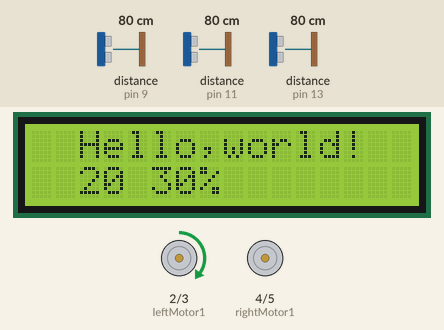
Simulated run of this sketch. Board: Arduino Uno, built with avr-gcc and run on an emulated ATmega328P. On the bench: 16×2 character LCD, motor-driver pin pairs drawn as motors (green arrow = first pin HIGH = forward, orange = second pin HIGH = backward, longer = more drive, scaled by the enable pin). Wiring (inferred from the names in the program): 3 × ultrasonic range finder: trigger pin 8, echo pin 9 / trigger pin 10, echo pin 11 / trigger pin 12, echo pin 13. Inputs (shaded band) come from the test bench; at power-on: distance to the obstacle (sensors on pin 9, pin 11, pin 13) 80 cm. The echo pulse lasts 58.3 µs per cm; what the sketch prints to the serial monitor is not drawn.

Above: at 1.3 s.
1.4 s: distance to the obstacle (sensor on pin 9) set to 6 cm
4.4 s: distance to the obstacle (sensor on pin 9) set to 3 cm
At 4.61 s:
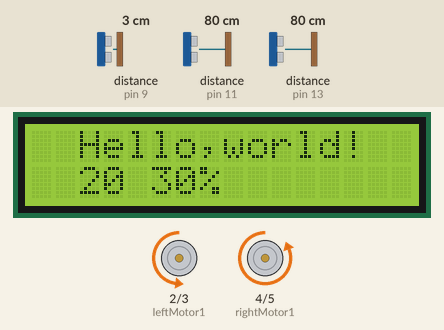
At 5.04 s:
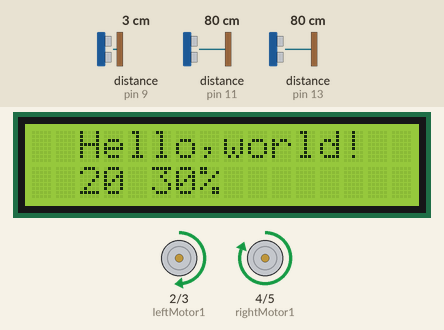
6.6 s: distance to the obstacle (sensor on pin 11) set to 2 cm
At 7.41 s:
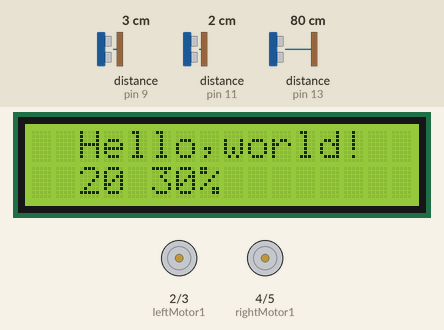
9.5 s: distance to the obstacle (sensor on pin 13) set to 2 cm
12.5 s: distance to the obstacle (sensor on pin 13) set to 9 cm
Timing chart, 0 to 17.4 s (numbered marks = the images above; inputs shaded):
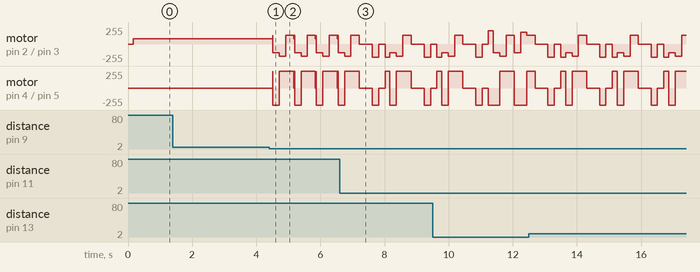

The sketch:

sketch_oct10b.ino
```cpp
#include <Wire.h>
#include <LiquidCrystal_I2C.h>
#define STOP      0
#define FORWARD   1
#define BACKWARD  2
#define TURNLEFT  3
#define TURNRIGHT 4
// 设置 LCD 地址为 0x27
#define LCD_I2C_ADDR 0x27
// 设置LCD列数和行数
#define LCD_COLUMNS 16
#define LCD_ROWS 2
// 初始化LCD对象
LiquidCrystal_I2C lcd(LCD_I2C_ADDR, LCD_COLUMNS, LCD_ROWS);

int leftMotor1 = 2;
int leftMotor2 = 3;
int rightMotor1 = 4;
int rightMotor2 = 5;

int leftPWM = 6;
int rightPWM = 7;

int leftSensorTriggerPin = 8;   // 左边超声波trigger引脚
int leftSensorEchoPin = 9;      // 左边超声波echo引脚
int frontSensorTriggerPin = 10; // 前方超声波trigger引脚
int frontSensorEchoPin = 11;    // 前方超声波echo引脚
int rightSensorTriggerPin = 12; // 右边超声波trigger引脚
int rightSensorEchoPin = 13;    // 右边超声波echo引脚

void setup() {
  // 串口初始化
  Serial.begin(9600);

  lcd.begin(16, 2);
   lcd.print("Hello world!");
  // 初始化电机控制引脚
  pinMode(leftMotor1, OUTPUT);
  pinMode(leftMotor2, OUTPUT);
  pinMode(rightMotor1, OUTPUT);
  pinMode(rightMotor2, OUTPUT);
  pinMode(leftPWM, OUTPUT);
  pinMode(rightPWM, OUTPUT);

  // 初始化超声波控制引脚
  pinMode(leftSensorTriggerPin, OUTPUT);
  pinMode(leftSensorEchoPin, INPUT);
  pinMode(frontSensorTriggerPin, OUTPUT);
  pinMode(frontSensorEchoPin, INPUT);
  pinMode(rightSensorTriggerPin, OUTPUT);
  pinMode(rightSensorEchoPin, INPUT);
  // 初始化I2C通信
  Wire.begin();

  // 初始化LCD
  lcd.begin(LCD_COLUMNS, LCD_ROWS);

  // 打开背光
  lcd.backlight();

  // 在第一行显示消息
  lcd.setCursor(2, 0);
  lcd.print("Hello,world!");
  lcd.setCursor(2,1);
  lcd.print("20 30%");

}


void loop() {
  // 主要代码循环
  avoidance();
}

void motorRun(int cmd, int value) {
  analogWrite(leftPWM, value);
  analogWrite(rightPWM, value);

  switch (cmd) {
    case FORWARD:
      Serial.println("FORWARD");
      digitalWrite(leftMotor1, HIGH);
      digitalWrite(leftMotor2, LOW);
      digitalWrite(rightMotor1, HIGH);
      digitalWrite(rightMotor2, LOW);
      break;
    case BACKWARD:
      Serial.println("BACKWARD");
      digitalWrite(leftMotor1, LOW);
      digitalWrite(leftMotor2, HIGH);
      digitalWrite(rightMotor1, LOW);
      digitalWrite(rightMotor2, HIGH);
      break;
    case TURNLEFT:
     /* Serial.println("TURN  LEFT");
      digitalWrite(leftMotor1, LOW);
      digitalWrite(leftMotor2, HIGH);
      digitalWrite(rightMotor1, HIGH);
      digitalWrite(rightMotor2, LOW);*/

       Serial.println("TURN  LEFT");
      digitalWrite(leftMotor1, HIGH);
      digitalWrite(leftMotor2, LOW);
      digitalWrite(rightMotor1, LOW);
      digitalWrite(rightMotor2, HIGH);

      break;
    case TURNRIGHT:
    /*  Serial.println("TURN  RIGHT");
      digitalWrite(leftMotor1, HIGH);
      digitalWrite(leftMotor2, LOW);
      digitalWrite(rightMotor1, LOW);
      digitalWrite(rightMotor2, HIGH);*/

   Serial.println("TURN  RIGHT");
      digitalWrite(leftMotor1, LOW);
      digitalWrite(leftMotor2, HIGH);
      digitalWrite(rightMotor1, HIGH);
      digitalWrite(rightMotor2, LOW);

      break;
    default:
      Serial.println("STOP");
      digitalWrite(leftMotor1, LOW);
      digitalWrite(leftMotor2, LOW);
      digitalWrite(rightMotor1, LOW);
      digitalWrite(rightMotor2, LOW);
  }
}

void avoidance() {
  int distances[3];

  // 前进
  motorRun(FORWARD, 80);

  // 获取传感器距离
  distances[0] = getDistance(leftSensorTriggerPin, leftSensorEchoPin);   // 左边
  distances[1] = getDistance(frontSensorTriggerPin, frontSensorEchoPin); // 前方
  distances[2] = getDistance(rightSensorTriggerPin, rightSensorEchoPin); // 右边

  if (distances[1] < 10) {
    motorRun(STOP, 0);
    delay(200);
    distances[0] = getDistance(leftSensorTriggerPin, leftSensorEchoPin);   // 左边
    delay(100);
    distances[1] = getDistance(frontSensorTriggerPin, frontSensorEchoPin); // 前方
    delay(100);
    distances[2] = getDistance(rightSensorTriggerPin, rightSensorEchoPin); // 右边


    if (distances[0] < distances[2]) { // 右边距离障碍物更远
      // 右转
      // lcd.setCursor(0, 0);
      // lcd.print("TURN RIGHT");

          if(distances[0]<8&&distances[1]<8){

             Serial.println("warning!");
          motorRun(BACKWARD,200);
           delay(200);
            motorRun(STOP,0);
           delay(200);
           motorRun(TURNRIGHT,200);
           delay(150);
         }
         else{
                  motorRun(BACKWARD,150);
                  delay(100);
                    motorRun(STOP,0);
           delay(200);
                  motorRun(TURNRIGHT, 170);
                  delay(270);

         }
    }

     else if(distances[2]<distances[0]){  // 右边距离障碍物更近
      // 左转
             //lcd.setCursor(0, 0);
             //lcd.print("TURN LEFT");
          if(distances[1]<8&&distances[2]<8){

             Serial.println("warning!warning!");

          motorRun(BACKWARD,200);
           delay(200);
           motorRun(STOP,0);
           delay(200);
           motorRun(TURNLEFT,200);
           delay(150);
         }//小转
         else{
      motorRun(BACKWARD,150);
        delay(100);
          motorRun(STOP,0);
           delay(200);
      motorRun(TURNLEFT, 170);
      delay(270);
       //大转
      }
       }


      }
  if(distances[0]<4){
    Serial.println("warning!warning!warning!");

      motorRun(BACKWARD, 130);
      delay(200);

      motorRun(TURNRIGHT, 180);
      delay(200);
       motorRun(FORWARD,130);
      delay(250);


  }
  if(distances[2]<4){
    Serial.println("warning!warning!warning!");

      motorRun(BACKWARD, 130);
      delay(200);
      motorRun(TURNLEFT, 180);
      delay(200);
      motorRun(FORWARD,130);
      delay(250);


  }


  }


int getDistance(int triggerPin, int echoPin) {
  digitalWrite(triggerPin, LOW);
  delayMicroseconds(2);
  digitalWrite(triggerPin, HIGH);
  delayMicroseconds(10);
  digitalWrite(triggerPin, LOW);
  int duration = pulseIn(echoPin, HIGH);
  int distance = duration / 58;
  Serial.println("distances:");
  Serial.println(distance);

  if (distance >= 50||distance <0) {
    return 50;
  }

  else {
    return distance;
  }
}
```

Measured:
- the behaviour switches between 5 and 4 cm on distance to the obstacle (sensor on pin 9) (found by bisection; images 0 and 1)
- after the input at 1.4 s, every drawn part: stays the same
